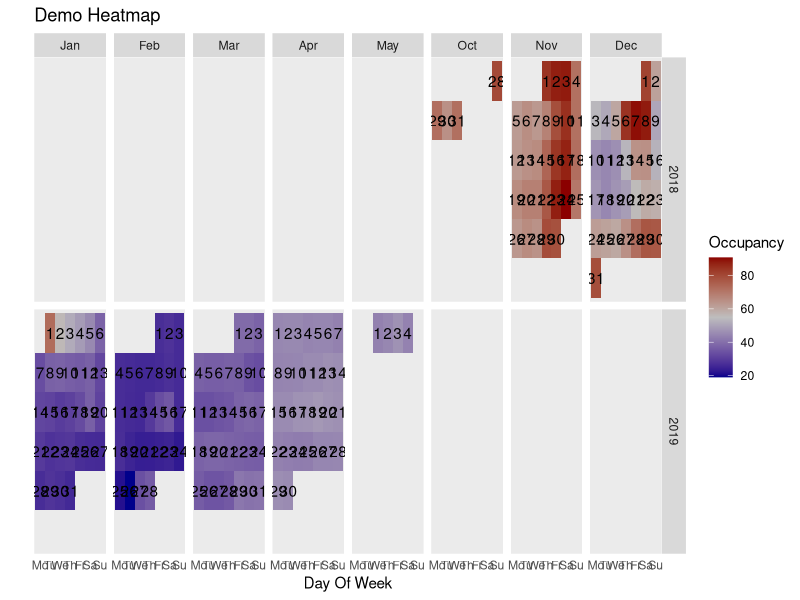

The R script that drew this image:
## ---- chunk 1
knitr::opts_chunk$set(echo = TRUE, warning = F)
## ---- chunk 2
library(tidyverse)
## ---- chunk 3
prepare.time.series <- function(date_series_df, date_field) {
  date <- as.Date(date_series_df[[grep(date_field, names(date_series_df))]])
  date_series_df$year <- as.numeric(as.POSIXlt(date)$year + 1900)
  date_series_df$month <- as.numeric(as.POSIXlt(date)$mon + 1)
  date_series_df$day <- as.numeric(as.POSIXlt(date)$mday)
  date_series_df$week <- as.numeric(format(date, "%W"))
  date_series_df$weekday <- as.numeric(as.POSIXlt(date)$wday)
  date_series_df$monthf <- factor(date_series_df$month,
                                  levels = as.character(1:12),
                                  labels = c("Jan", "Feb", "Mar", "Apr", "May", "Jun", "Jul", "Aug", "Sep", "Oct", "Nov", "Dec"),
                                  ordered = TRUE)
  date_series_df$weekdayf <- factor(date_series_df$weekday, 
                                    levels = rev(0:6), 
                                    labels = rev(c("Su", "Mo", "Tu", "We", "Th", "Fr", "Sa")),
                                    ordered = TRUE)
  
  date_series_df <- date_series_df %>% 
                        filter(!is.na(week)) %>% 
                        group_by_(.dots = c("year", "month")) %>% 
                        mutate(monthweek = 1 + week - min(week))
  
  date_series_df$monthweek <- as.factor(date_series_df$monthweek)
  return(date_series_df)
}

heatmap <- function(df, var, title_label, fill_label, gradient_colours = c("darkblue", "grey", "darkred")) {
    df %>% 
      ggplot(aes(x = weekdayf, y = monthweek)) + 
      geom_tile(aes(fill = var)) +
      geom_text(aes(label = day)) + 
      scale_y_discrete(limits = rev(levels(df$monthweek)), labels = c("", "", "", "", "", "")) + 
      scale_x_discrete(limits = c("Mo","Tu", "We", "Th", "Fr", "Sa", "Su")) + 
      scale_fill_gradientn(colours = gradient_colours, breaks = pretty(var)) + 
      labs(x = "Day Of Week", y = "", fill = fill_label, title = title_label) + 
      facet_grid(year ~ monthf) + 
      theme(line = element_blank())
}

## ---- chunk 4
heatmap.data <- read_csv("../_data/heatmap_data.csv")
## ---- chunk 5
heatmap.data <- prepare.time.series(heatmap.data, 'date') %>% mutate(occupancy=occupancy*100)
## ---- chunk 6
heatmap(heatmap.data, heatmap.data$occupancy, fill_label = 'Occupancy', title_label='Demo Heatmap')
